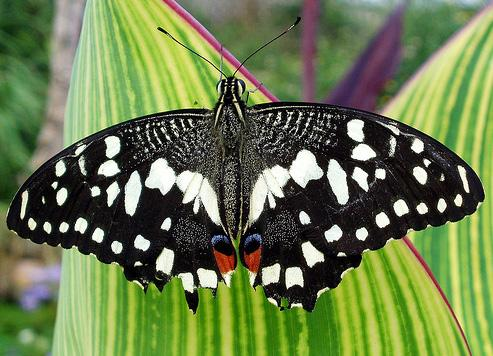
//> input picture module/opencv/extern_samples/color_reduce/butterfly.jpg, 493 x 356 px
$ ./color_sharpen   (built with g++ and OpenCV 4)
//> lines starting //> are read from the running program, lines starting //| are printed output that depends on the picture
//> further down, img is the input picture: 356 rows x 493 cols, CV_8UC3; mean B, G, R 77.2, 123.6, 107
/*********************************************************************
 * Author        : cuiyunpeng
 * Email         : @163.com
 * Create time   : 2020-05-27 17:53
 * Last modified : 2020-05-27 17:53
 * Filename      : color_sharpen.cpp
 * Description   :
*********************************************************************/
#include <algorithm>
#include <iostream>
#include <opencv2/core/core.hpp>
#include <opencv2/highgui/highgui.hpp>


using namespace std;

class Sharpen {
    public:
        void sharpen(const cv::Mat &image, cv::Mat &result)
        {
            int nc = image.cols*image.channels();
//> nc = 1479
            result.create(image.size(), image.type());
            for (int j=1; j<image.rows-1; ++j) {
                const uchar *previous = image.ptr<const uchar>(j-1);
                const uchar *current = image.ptr<const uchar>(j);
                const uchar *next = image.ptr<const uchar>(j+1);
                uchar *output = result.ptr<uchar>(j);
                for (int i=1; i<nc-1; ++i) {
                    *output++ = cv::saturate_cast<uchar>(
                            5*current[i]-current[i-1]-current[i+1]
                            -previous[i]-next[i]);
                }
            }
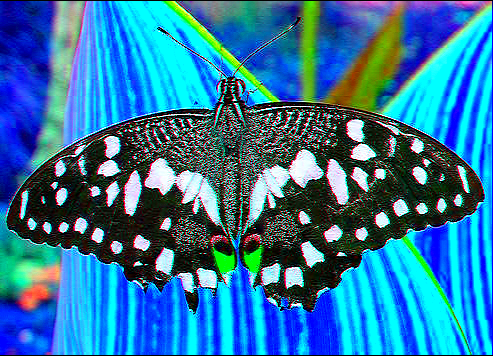
//> result: 356 rows x 493 cols, CV_8UC3; mean B, G, R 160.8, 118, 45
            result.row(0).setTo(cv::Scalar(0, 0, 0));
            result.row(result.rows-1).setTo(cv::Scalar(0, 0, 0));
            result.col(0).setTo(cv::Scalar(0));
            result.col(result.cols-1).setTo(cv::Scalar(0, 0, 0));

            result.row(1).setTo(cv::Scalar(0));
            result.row(result.rows-2).setTo(cv::Scalar(0, 0, 0));
            result.col(1).setTo(cv::Scalar(0));
            result.col(result.cols-2).setTo(cv::Scalar(0, 0, 0));

            result.row(result.rows-3).setTo(cv::Scalar(0, 0, 0));
            result.row(result.rows-3).setTo(cv::Scalar(0, 0, 0));
            result.col(2).setTo(cv::Scalar(0, 0, 0));
            result.col(result.cols-3).setTo(cv::Scalar(0, 0, 0));
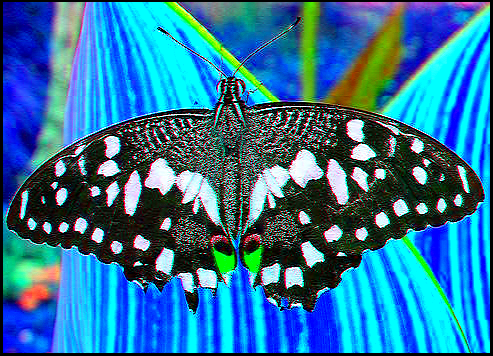
//> result: 356 rows x 493 cols, CV_8UC3; mean B, G, R 156.3, 115.9, 44.7
        }
        void sharpen2d(const cv::Mat &img, cv::Mat &result)
        {
            cv::Mat kernel(3, 3, CV_32F, cv::Scalar(0));
            kernel.at<float>(1, 1) = 5.0;
            kernel.at<float>(0, 1) = -1.0;
            kernel.at<float>(2, 1)  = 1.0;
            kernel.at<float>(1, 0) = -1.0;
            kernel.at<float>(1, 2) = -1.0;
            // cv::filter2D(img, result, img.depth(), kernel);
        }
        double get_miliisecond(char flag)
        {
            static double duration;
            double time = 0;
            if (!flag) {
                duration  = static_cast<double>(cv::getTickCount());
            } else if (flag == 1) {
                time = static_cast<double>(cv::getTickCount()) - duration;;
                time /=cv::getTickFrequency();
            }
            return time;
        }
          protected:

    private:
};


int main(int argc, char **argv)
{
    double duration;
    Sharpen sharp;
    cv::Mat img = cv::imread("../../../data/butterfly.jpg");

    sharp.get_miliisecond(0);
    cv::namedWindow("image origin");
    cv::imshow("image origin", img);
    sharp.get_miliisecond(1);
    cout << "time cost: " << duration << endl;

    cv::Mat result;
    sharp.get_miliisecond(0);
    sharp.sharpen(img, result);
    duration = sharp.get_miliisecond(1);
    cout << "time cost: " << duration << endl;

    cv::namedWindow("image sharpen");
    cv::imshow("image sharpen", result);
    cv::waitKey(10000);
    return 0;
}
